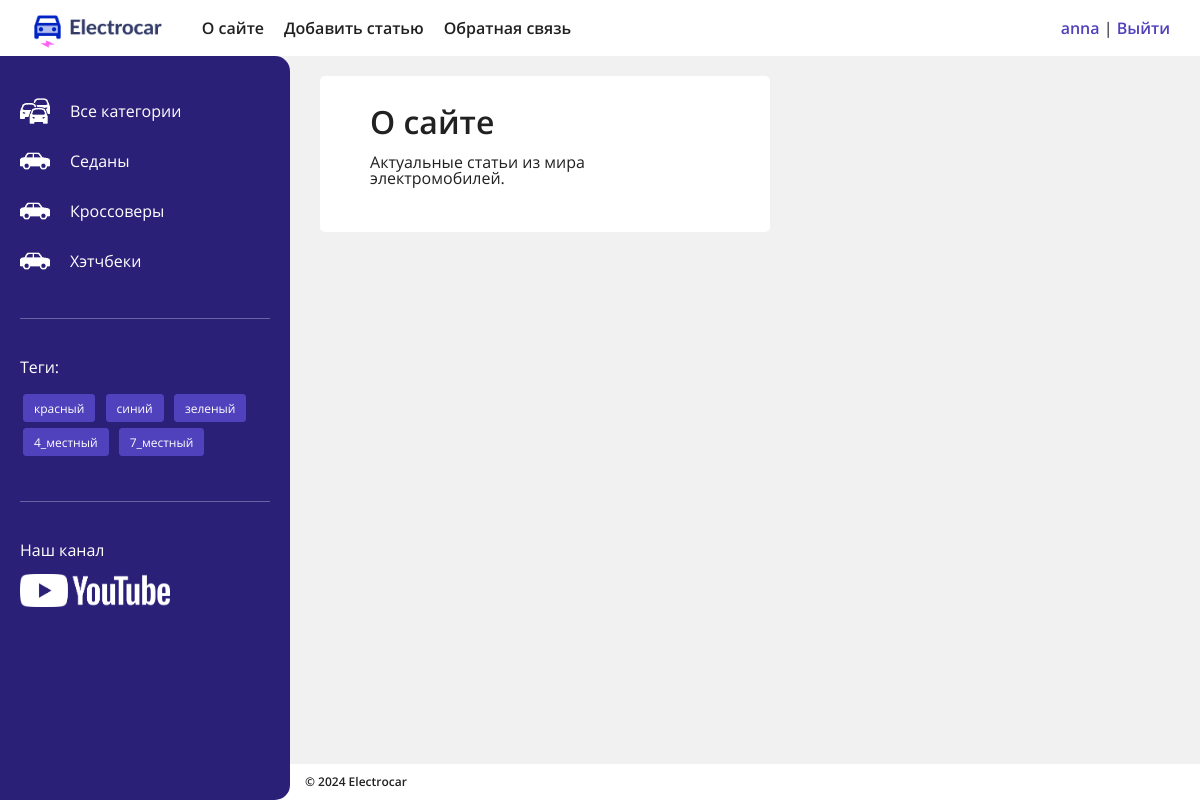
/about/ (signed in), run on the app's committed database.
### users/models.py (models this page shows)
class User(AbstractUser):
    photo = models.ImageField(upload_to="users/%Y/%m/%d/", blank=True, null=True, verbose_name="Фотография")
    date_birth = models.DateTimeField(blank=True, null=True, verbose_name="Дата рождения")

### cars/models.py (models this page shows, shortened)
class Category(models.Model):
    name = models.CharField(max_length=100, db_index=True, verbose_name="Категория")
    slug = models.SlugField(max_length=255, unique=True, db_index=True)
    def get_absolute_url(self):
        return reverse('category', kwargs={'cat_slug': self.slug})
    class Meta:
        verbose_name = 'Категория'
        verbose_name_plural = 'Категории'

class TagPost(models.Model):
    tag = models.CharField(max_length=100, db_index=True)
    slug = models.SlugField(max_length=255, unique=True, db_index=True)
    def get_absolute_url(self):
        return reverse('tag', kwargs={'tag_slug': self.slug})

### cars/views.py (the view)
# urls.py: path('about/', views.about, name='about'),
@login_required
def about(request):
    if request.method == "POST":
        form = UploadFileForm(request.POST, request.FILES)
        if form.is_valid():
            fp = UploadFiles(file=form.cleaned_data['file'])
            fp.save()
    else:
        form = UploadFileForm()
    contact_list = Cars.published.all()
    paginator = Paginator(contact_list, 4)
    page_number = request.GET.get('page')
    page_obj = paginator.get_page(page_number)
    return render(request, 'cars/about.html', {'page_obj': page_obj, 'title': 'О сайте'})

### cars/models.py (called while the page is built)
    def get_queryset(self):
        return super().get_queryset().filter(is_published=Cars.Status.PUBLISHED)

### cars/templatetags/carstag.py (called while the page is built)
@register.inclusion_tag('cars/list_categories.html')
def show_categories(cat_selected_id=0):
    cats = Category.objects.all()
    return dict(cats=cats, cat_selected=cat_selected_id)

@register.inclusion_tag('cars/list_tags.html')
def show_all_tags():
    return {"tags": TagPost.objects.all()}

### users/context_processors.py (called while the page is built)
def get_cars_context(request):
    return {'mainmenu': menu}

### templates/cars/about.html
{% extends 'base.html' %}
{% block content %}
<div class="app-block">
    <h1>{{ title }}</h1>
    <p>Актуальные статьи из мира электромобилей.</p>
</div>
{% endblock %}

### templates/base.html (shortened to what this page needs)
{% load static %}
{% load carstag %}
<!DOCTYPE html>
<html>
<head>
    <link type="text/css" href="{% static 'cars/css/styles.css' %}" rel="stylesheet"/>
</head>
<body>
<header>
    {% block mainmenu %}
    <a class="logo" href="{% url 'home' %}"><img src="{% static 'cars/images/logo.png' %}"></a>
    <ul class="main-menu">
        {% for m in mainmenu %}
        <li><a href="{% url m.url_name %}">{{m.title}}</a></li>
        {% endfor %}
    </ul>
    <div>
        {% if user.is_authenticated %}
        <a class="app-link" href="{% url 'users:profile' %}">{{user.username}}</a> | <a class="app-link" href="{% url 'users:logout' %}">Выйти</a>
        {% else %}
        <a class="app-link" href="{% url 'users:login' %}">Войти</a> | <a class="app-link" href="{% url 'users:register' %}">Регистрация</a>
        {% endif %}
    </div>
    {% endblock mainmenu %}
</header>
<main>
    <div class="sidebar">
        <ul class="categories-list">
            {% if cat_selected == 0 %}
            <li class="selected">
                <img src="{% static 'cars/images/cars.png' %}">
                <span>Все категории</span>
            </li>
            {% else %}
            <li>
                <a href="{% url 'home' %}">
                    <img src="{% static 'cars/images/cars.png' %}">
                    <span>Все категории</span>
                </a>
            </li>
            {% endif %}
            {% show_categories cat_selected %}
        </ul>
        <div class="line"></div>
        {% show_all_tags %}
        <div class="line"></div>
        <div class="share">
            <p>Наш канал</p>
            <a class="share-yt" href="https://www.youtube.com" target="_blank" rel="nofollow">
                <img src="{% static 'cars/images/yt-logo.png' %}">
            </a>
        </div>
    </div>
    <div class="content-wrapper">
        <div class="content">
            <div class="content-text">
                {% block content %}
                {% endblock %}
            </div>
        </div>
        <footer>
            <p>&copy; 2024 Electrocar</p>
        </footer>
    </div>
</main>
</body>
</html>

### templates/cars/list_categories.html
{% load static %}
{% for cat in cats %}
{% if cat.id == cat_selected %}
<li class="selected">
    <img src="{% static 'cars/images/car.png' %}">
    <span>{{cat.name}}</span>
</li>
{% else %}
<li>
    <a href="{{ cat.get_absolute_url }}">
        <img src="{% static 'cars/images/car.png' %}">
        <span>{{cat.name}}</span>
    </a>
</li>
{% endif %}
{% endfor %}

### templates/cars/list_tags.html
{% if tags %}
<p>Теги:</p>
<ul class="tags-list">
    {% for t in tags %}
    <li><a href="{{t.get_absolute_url}}">{{t.tag}}</a></li>
    {% endfor %}
</ul>
{% endif %}

### static/cars/css/styles.css (style rules this page uses)
html { --text-color: #212121; --accent-color: #5041BC; --dark-color: #2a2078; --bg-color: #f1f1f1; --border-color: #c1c1c1; }
html, body { margin: 0; padding: 0; height: 100%; box-sizing: border-box; line-height: 1; }
a { text-decoration: none; }
ul { list-style: none; padding: 0; }
.app-link { font-weight: 600; color: var(--accent-color); }
body { min-height: 100vh; display: flex; flex-direction: column; color: var(--text-color); font-family: 'Open Sans', sans-serif, Arial; min-width: 950px; overflow-x: hidden; }
main { display: flex; flex: 1 1 auto; height: 100vh; overflow: hidden; background: var(--bg-color); }
.content-wrapper { display: flex; flex: 1 1 auto; flex-direction: column; height: 100%; }
.app-block { background: #ffffff; border-radius: 5px; padding: 30px 50px; width: 450px; box-sizing: border-box; }
.app-block h1 { margin: 0; }
header { height: 60px; padding: 0 30px; display: flex; align-items: center; }
header .logo { display: block; margin-right: 40px; }
header .logo img { height: 35px; margin-top: 10px; }
header .main-menu { display: flex; margin-right: auto; }
header .main-menu li { margin-right: 20px; }
header .main-menu a { color: var(--text-color); font-weight: 600; }
.sidebar { width: 250px; min-width: 250px; max-width: 250px; background-color: var(--dark-color); color: #ffffff; padding: 20px; border-radius: 0 15px 15px 0; z-index: 2; }
.sidebar ul li { color: #ffffff; cursor: pointer; }
.sidebar .categories-list li { margin: 20px 0; }
.sidebar ul.categories-list li { color: #ffffff; display: flex; align-items: center; }
.sidebar ul.categories-list li img { width: 30px; margin-right: 20px; }
.sidebar ul.categories-list li a { color: #ffffff; display: flex; align-items: center; }
.sidebar ul.categories-list li span { display: inline-block; padding: 5px 0; }
.sidebar ul.tags-list { width: 100%; }
.sidebar ul.tags-list li { display: inline-block; background: var(--accent-color); border: 1px solid var(--accent-color); padding: 4px 10px 6px; color: #ffffff; border-radius: 3px; margin: 3px; }
.sidebar ul.tags-list li a { color: #ffffff; font-size: 12px; }
.sidebar .line { width: 100%; height: 2px; border-bottom: 1px solid #ffffff; opacity: 0.3; margin: 40px 0; }
.sidebar .share img { width: 150px; }
footer { font-size: 12px; background: #ffffff; margin-left: -15px; padding: 0 30px; z-index: 1; font-weight: bold; border-top: 1px solid var(--bg-color); }
.content { height: 100%; width: 100%; display: flex; flex-direction: column; overflow-y: auto; }
.content .content-text { margin: 20px 30px; padding-bottom: 20px; }

### data on the page
User: username "anna"
Category: name "Седаны"
Category: name "Кроссоверы"
Category: name "Хэтчбеки"
TagPost: tag "красный"
TagPost: tag "синий"
TagPost: tag "зеленый"
TagPost: tag "4_местный"
TagPost: tag "7_местный"

### other printed values
{{ m.title }} "О сайте" "Добавить статью" "Обратная связь"
{{ title }} "О сайте"
